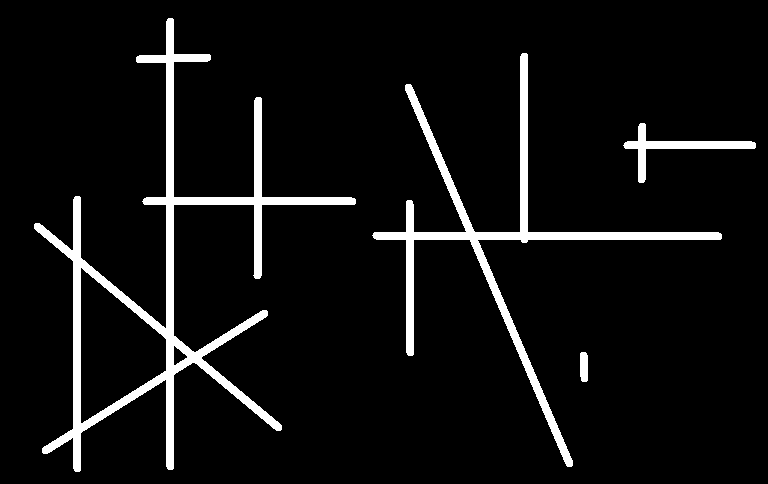
%> input picture Unidad5/lineasVH.png, 768 x 484 px
$ octave P5_Ejercicio4.m   (GNU Octave 9; MATLAB toolbox functions it lacks are replaced by stand-ins)
%> lines starting %> are read from the running program, lines starting %| are printed output that depends on the picture; in (x1, y1, x2, y2) boxes, pixels count from 0 and x2, y2 are one past the last pixel; in counts of white or black regions, pixels touching at a corner belong together; the program's own positions count from 1
clc; clear all; close all;
%%Practica 5: Procesamiento morfologico
%%Ejercicio 4 : Genere una imagen binaria compuesta por lineas
%%verticales,horizontales y oblicuas. Aplique una operacion morfologica
%%adecuada para separar las lineas H y V
%Op Morf : Apertura y Cierre
I = imread('lineasVH.png'); %Imagen BW
%> I is the input picture: size 484x768x3 uint8; 6.4% white; 4 white regions, box (x1, y1, x2, y2) and area: (34, 18, 356, 472) 13635, (372, 53, 722, 467) 8640, (623, 123, 756, 183) 1452, (580, 352, 588, 382) 228
figure;imshow(I);title('Imagen original')
%imtool(I) %Me sirve para medir!
%Obs: diametro circulos: 16 px, espesor de las lineas 8-10 px
I=im2double(rgb2gray(I));

se1=strel('rectangle',[7 16]); %horizontal
se2=strel('rectangle',[16 7]); %vertical

Id1=imopen(I,se1);
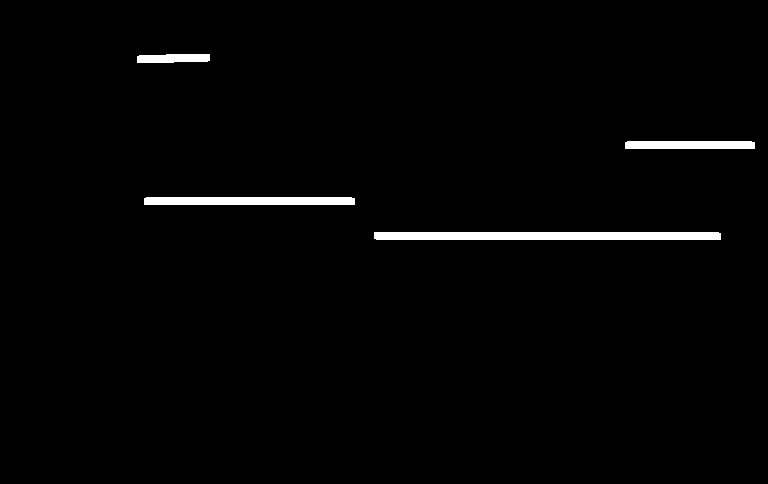
%> Id1: size 484x768 double; values 0 (black) and 1 (white), 1.6% white; 4 white regions, box (x1, y1, x2, y2) and area: (374, 232, 721, 240) 2772, (144, 197, 355, 205) 1683, (625, 141, 755, 149) 1035, (137, 54, 210, 63) 588
Id2=imopen(I,se2);
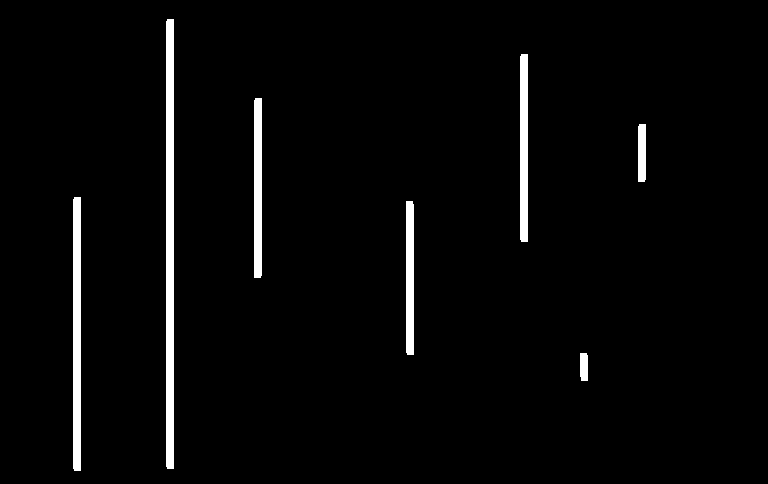
%> Id2: size 484x768 double; values 0 (black) and 1 (white), 2.9% white; 7 white regions, largest, box (x1, y1, x2, y2) and area: (166, 19, 174, 469) 3596, (73, 197, 81, 471) 2188, (520, 54, 528, 242) 1500

figure
subplot(131);imshow(I);title('Imagen original')
subplot(132);imshow(Id1);title('Imagen lineas horizontales')
subplot(133);imshow(Id2);title('Imagen lineas verticales')

$ run again, with Unidad5/circulos.png copied over Unidad5/lineasVH.png
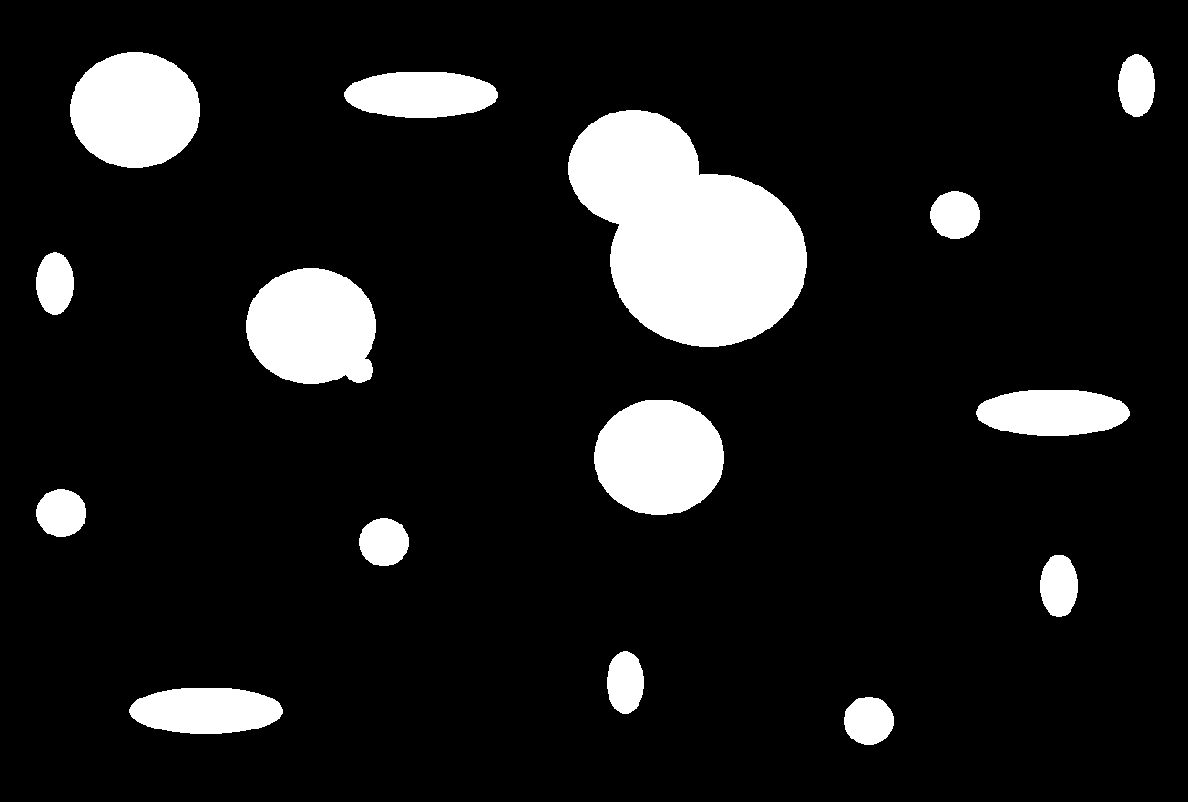
%> input picture Unidad5/circulos.png, 1188 x 802 px
%> I is the input picture: size 802x1188x3 uint8; 11% white; 15 white regions, largest, box (x1, y1, x2, y2) and area: (568, 110, 807, 347) 36547, (246, 268, 376, 384) 12229, (70, 52, 200, 168) 11830
%> Id1: size 802x1188 double; values 0 (black) and 1 (white), 10.9% white; 15 white regions, largest, box (x1, y1, x2, y2) and area: (568, 111, 807, 347) 36532, (246, 268, 376, 384) 12190, (70, 52, 200, 168) 11830
%> `Id2=imopen(I,se2);`:
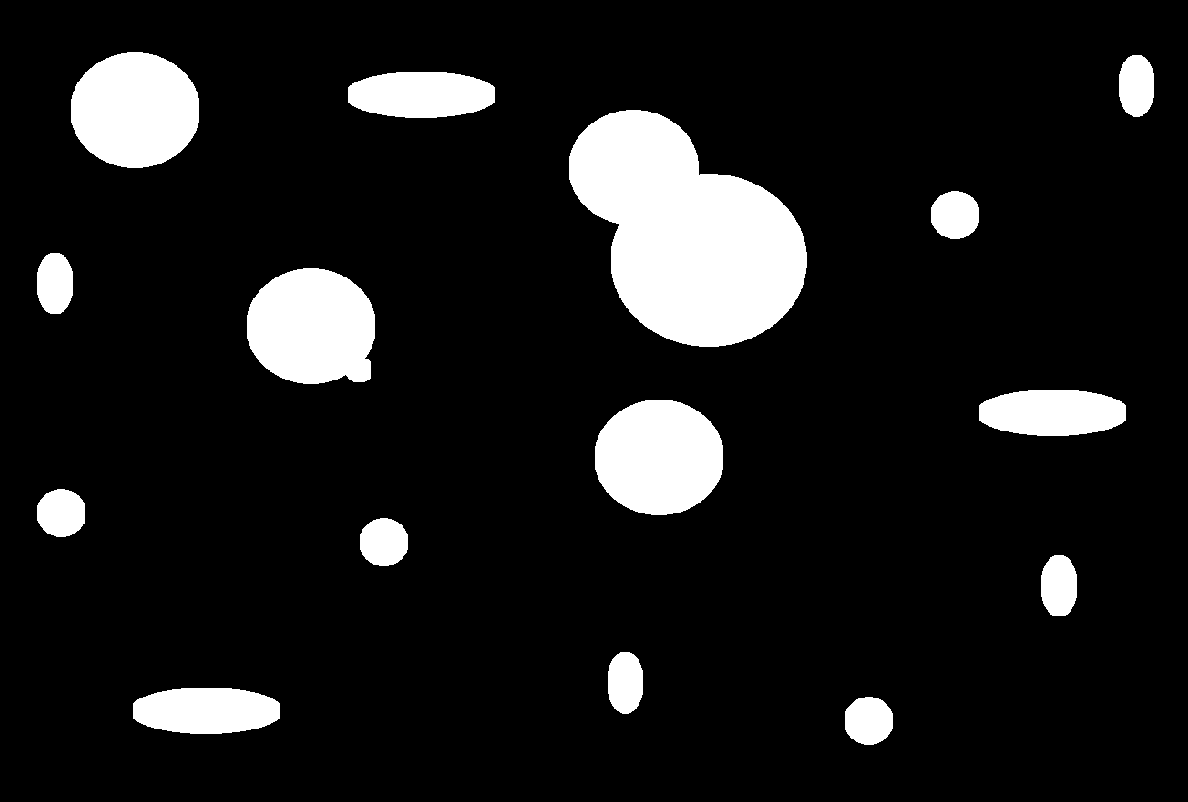
%> Id2: size 802x1188 double; values 0 (black) and 1 (white), 10.9% white; 15 white regions, largest, box (x1, y1, x2, y2) and area: (569, 110, 807, 347) 36521, (247, 268, 375, 384) 12176, (71, 52, 199, 168) 11803
